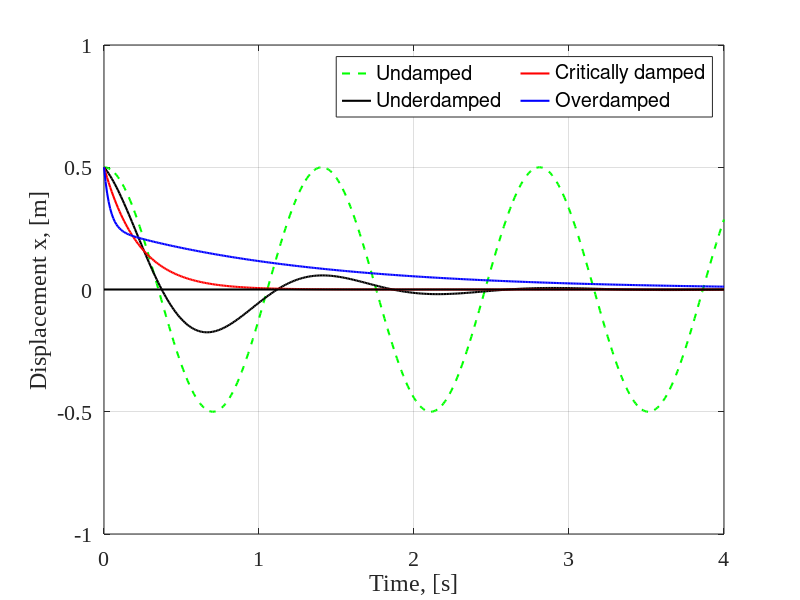

Write the MATLAB code that produced this figure.
% Small script to plot the different types of (damped) harmonic motion for
% some given input conditions (feel free to change them).

% Dr. Roberto Merino-Martinez (Delft University of Technology, 2025.
% r.merinomartinez@tudelft.nl

clear;close all; clc

T = 4; % Simulation time, [s]
dt = 0.01; % Time step, [s]
A = 0.5; % Amplitude of oscillations, [m]
m = 5; % Mass of the oscillator, [kg]
k = 100; % Spring stiffness constant, [N/m]
phi = 0; % Initial phase, [rad]

t = 0:dt:T; % Time vector, [s]

% Undamped case
b_undamped = 0; % No damping case, [kg/s]
omegap_undamped = sqrt(k/m-b_undamped^2/(4*m^2)); % Undamped oscillation frequency, [rad/s]
x_undamped = A*cos(omegap_undamped*t+phi); % Undamped displacement over time, [m]

% Underdamped case
b_under = sqrt(4*m*k)/3; % Damping constant, [kg/s] CHOOSE SMALLER THAN b_critical
gamma_under = b_under/(2*m); % Gamma coefficient 
omegap_under = sqrt(k/m-b_under^2/(4*m^2)); % Underdamped oscillation frequency, [rad/s]
x_under = A.*exp(-gamma_under.*t).*cos(omegap_under*t+phi); % Underdamped displacement over time, [rad/s]

% Critically damped case
b_critical = sqrt(4*m*k); % Damping constant, [kg/s]
gamma_critical = b_critical/(2*m); % Gamma coefficient 
omegap_critical = sqrt(k/m-b_critical^2/(4*m^2)); % Critically damped oscillation frequency, [rad/s]
x_critical = A.*exp(-gamma_critical.*t).*cos(omegap_critical*t+phi); % Critically damped displacement over time, [rad/s]

% Overdamped case
b_over = sqrt(4*m*k)*3; % Damping constant, [kg/s] CHOOSE LARGER THAN b_critical
gamma_over = b_over/(2*m); % Gamma coefficient 
omegap_over = sqrt(k/m-b_over^2/(4*m^2)); % Overdamped oscillation frequency, [rad/s]
x_over = A.*exp(-gamma_over.*t).*cos(omegap_over*t+phi); % Overdamped displacement over time, [rad/s]

%% Plot results

fig=figure('color','white');
plot(t,x_undamped,'g--','LineWidth',1.5)
hold on
plot(t,x_under,'k-','LineWidth',1.5)
plot(t,x_critical,'r-','LineWidth',1.5)
plot(t,x_over,'b-','LineWidth',1.5)
plot([t(1) t(end)], [0 0],'k-','LineWidth',1.5)
axis ([0 T -2*A 2*A])
legend ('Undamped', 'Underdamped','Critically damped','Overdamped','Location','NorthEast','NumColumns',2)
xlabel ('Time, [s]'); ylabel('Displacement x, [m]')
grid on
set(gca,'FontName','Times New Roman','FontSize',16)
